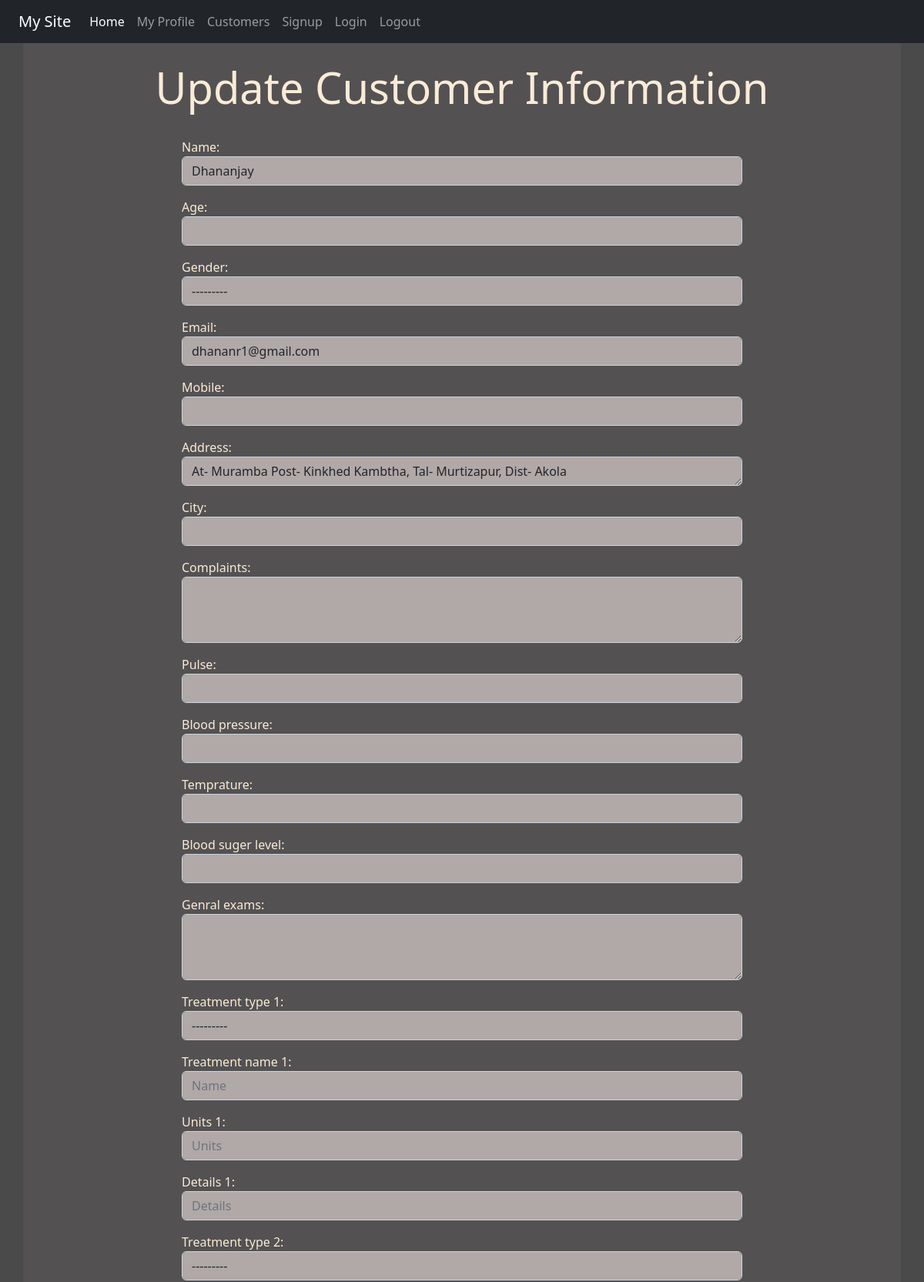
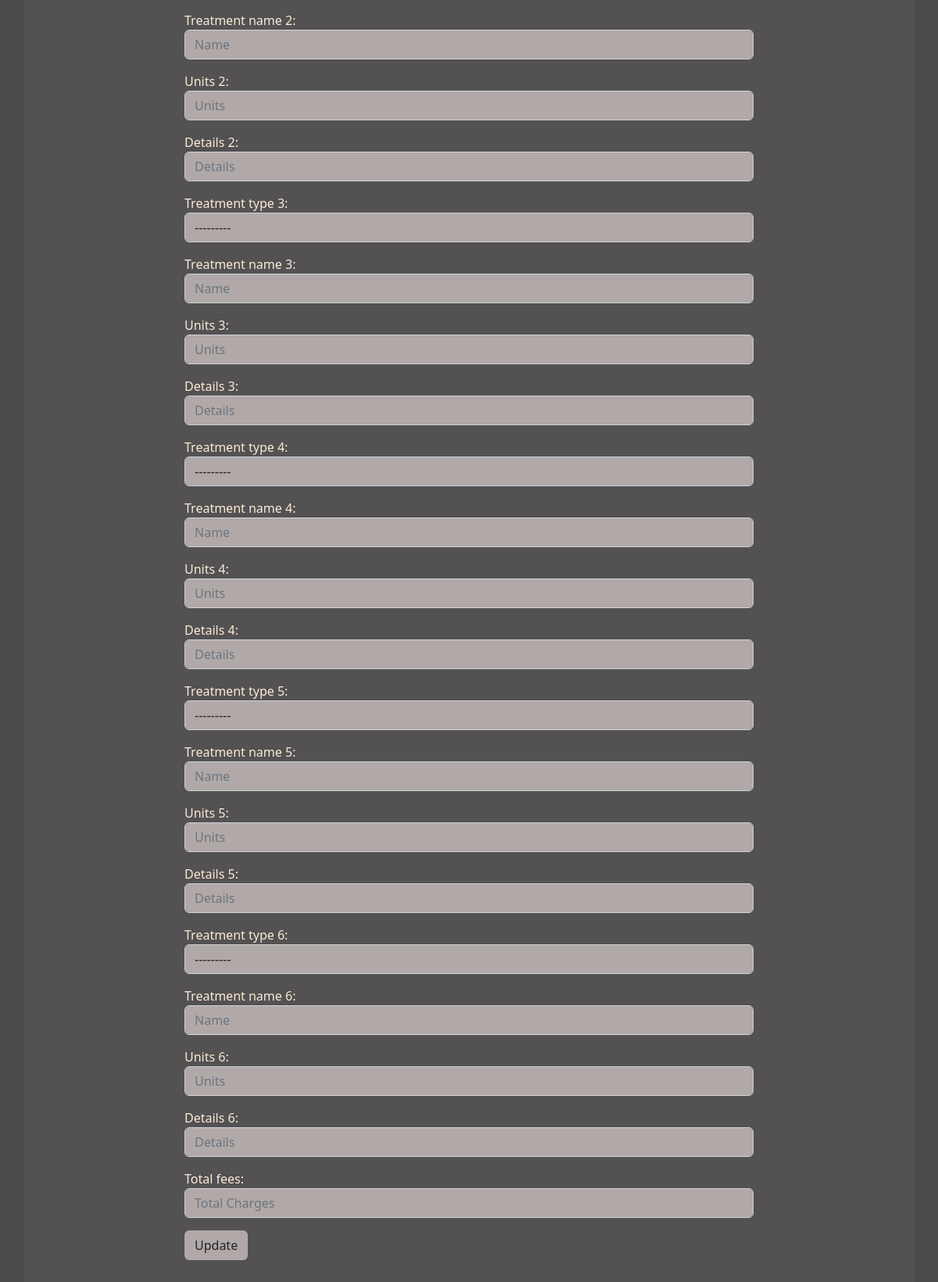
Screenshot of /viewdata/9 (signed in) with the database file from the repository (2 pictures, top to bottom).
### reg/models.py (models this page shows, shortened)
class Customer(models.Model):
    Treatment_Choices = (
        ('Injection','Injection'),('Medicines/Capsules','Medicines/Capsules'),('Syrup' , 'Syrup'),('Tube','Tube')
        )
    GENDER_CHOICES = (
        ('M', 'Male'),
        ('F', 'Female'),
        ('T', 'Transgender')
    )
    created_at = models.DateField(auto_now_add=True, null=True)
    name = models.CharField(max_length=25,blank=True,null=True)
    age = models.IntegerField(blank=True,null=True)
    gender = models.CharField(max_length=1, choices=GENDER_CHOICES,blank=True,null=True)
    email = models.EmailField(max_length=25,blank=True,null=True)
    mobile = models.IntegerField(blank=True,null=True)
    address = models.CharField(max_length=100,blank=True,null=True)
    city = models.CharField(max_length=10,blank=True,null=True)
    complaints = models.CharField(max_length=100,blank=True,null=True)
    pulse = models.CharField(max_length=10,blank=True,null=True)
    blood_pressure = models.CharField(max_length=10,blank=True,null=True)
    temprature = models.CharField(max_length=10,blank=True,null=True)
    blood_suger_level = models.CharField(max_length=10,blank=True,null=True)
    genral_exams = models.CharField(max_length=100,null=True,blank=True)
    treatment_type_1 = models.CharField(max_length=100, choices=Treatment_Choices,blank=True,null=True)
    treatment_name_1 = models.CharField(max_length=100,blank=True,null=True)
    units_1 = models.IntegerField(blank=True,null=True)
    details_1 = models.CharField(max_length=90,blank=True,null=True)
    treatment_type_2 = models.CharField(max_length=100, choices=Treatment_Choices,blank=True,null=True)
    treatment_name_2 = models.CharField(max_length=100,blank=True)
    units_2 = models.IntegerField(blank=True,null=True)
    details_2 = models.CharField(max_length=90,blank=True)
    treatment_type_3 = models.CharField(max_length=100, choices=Treatment_Choices,blank=True,null=True)
    treatment_name_3 = models.CharField(max_length=100,blank=True,null=True)
    units_3 = models.IntegerField(blank=True,null=True)
    details_3 = models.CharField(max_length=90,blank=True,null=True)
    treatment_type_4 = models.CharField(max_length=100, choices=Treatment_Choices,blank=True,null=True)
    treatment_name_4 = models.CharField(max_length=100,blank=True,null=True)
    units_4 = models.IntegerField(blank=True,null=True)
    details_4 = models.CharField(max_length=90,blank=True)
    treatment_type_5 = models.CharField(max_length=100, choices=Treatment_Choices,blank=True,null=True)
    treatment_name_5 = models.CharField(max_length=100,blank=True,null=True)
    units_5 = models.IntegerField(blank=True,null=True)
    details_5 = models.CharField(max_length=90,blank=True,null=True)
    treatment_type_6 = models.CharField(max_length=100, choices=Treatment_Choices,blank=True,null=True)
    treatment_name_6 = models.CharField(max_length=100,blank=True,null=True)
    units_6 = models.IntegerField(blank=True,null=True)
    details_6 = models.CharField(max_length=90,blank=True,null=True)
    total_fees = models.PositiveIntegerField(blank=True, null=True)
    class Meta:
        ordering = ['name']

### reg/views.py (the view)
# urls.py: path('viewdata/<int:id>', views.View_data, name='viewdata'),
def View_data(request,id):
    if request.user.is_authenticated:
        pi = Customer.objects.get(pk=id)
        fmm = CustomerReg(instance=pi)
        return render(request, 'reg/updatecustomer.html',{'formm':fmm, 'id':id})
    else:
        return HttpResponseRedirect('/login/')

### reg/templates/reg/updatecustomer.html (shortened to what this page needs)
{% extends 'reg/base.html' %}
{% block content %}
<div class="jumbotron jumbotron-fluid jumbo-color">
    <div class="container">
        <br>
        <h1 class="text-center display-4 font-weight-bold">Update Customer Information </h1>
        <br>
        <div class="col-sm-8 offset-2">
            <form action="{% url 'updatedata' id %}" method="POST">
                {{formm.as_p}}
                <input type="submit" class="btn btnnn" value="Update">
            </form>
            <br>
            <br>
        </div>
    </div>
</div>
    {% endblock content %}

### reg/static/reg/css/style.css (style rules this page uses)
body { background-color:rgb(75,74,74); color: antiquewhite; }
.jumbo-color { background-color:rgb(83,81,82); }
.form-control { background-color: rgb(177, 168, 168); }
.btnnn { background-color: rgb(177, 168, 168) }

### rows the page displays
Customer: name "Dhananjay", gender "---------", email "dhananr1@gmail.com", address "At- Muramba Post- Kinkhed Kambtha, Tal- Murtizapur, Dist- Akola", treatment_type_1 "---------", treatment_type_2 "---------", treatment_type_3 "---------", treatment_type_4 "---------", treatment_type_5 "---------", treatment_type_6 "---------"
